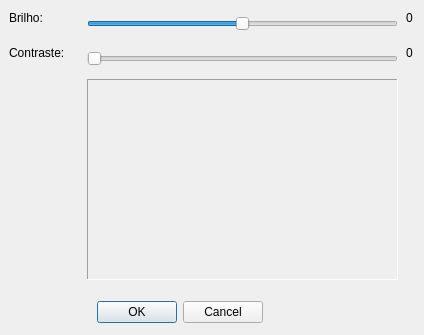
<?xml version="1.0" encoding="UTF-8"?>
<ui version="4.0">
 <class>DialogBrilhoContraste</class>
 <widget class="QDialog" name="DialogBrilhoContraste">
  <property name="geometry">
   <rect>
    <x>0</x>
    <y>0</y>
    <width>424</width>
    <height>335</height>
   </rect>
  </property>
  <property name="windowTitle">
   <string>Ajuste de brilho e contraste</string>
  </property>
  <widget class="QLabel" name="labelValorContraste">
   <property name="geometry">
    <rect>
     <x>406</x>
     <y>44</y>
     <width>16</width>
     <height>17</height>
    </rect>
   </property>
   <property name="text">
    <string>0</string>
   </property>
  </widget>
  <widget class="QDialogButtonBox" name="buttonBox">
   <property name="geometry">
    <rect>
     <x>87</x>
     <y>299</y>
     <width>176</width>
     <height>27</height>
    </rect>
   </property>
   <property name="orientation">
    <enum>Qt::Horizontal</enum>
   </property>
   <property name="standardButtons">
    <set>QDialogButtonBox::Cancel|QDialogButtonBox::Ok</set>
   </property>
  </widget>
  <widget class="QSlider" name="horizontalSliderBrilho">
   <property name="geometry">
    <rect>
     <x>87</x>
     <y>9</y>
     <width>311</width>
     <height>29</height>
    </rect>
   </property>
   <property name="minimum">
    <number>-127</number>
   </property>
   <property name="maximum">
    <number>127</number>
   </property>
   <property name="orientation">
    <enum>Qt::Horizontal</enum>
   </property>
  </widget>
  <widget class="QLabel" name="labelBrilho">
   <property name="geometry">
    <rect>
     <x>9</x>
     <y>9</y>
     <width>45</width>
     <height>17</height>
    </rect>
   </property>
   <property name="text">
    <string>Brilho:</string>
   </property>
  </widget>
  <widget class="QSlider" name="horizontalSliderContraste">
   <property name="geometry">
    <rect>
     <x>87</x>
     <y>44</y>
     <width>311</width>
     <height>29</height>
    </rect>
   </property>
   <property name="minimum">
    <number>0</number>
   </property>
   <property name="maximum">
    <number>127</number>
   </property>
   <property name="singleStep">
    <number>1</number>
   </property>
   <property name="orientation">
    <enum>Qt::Horizontal</enum>
   </property>
  </widget>
  <widget class="QLabel" name="labelValorBrilho">
   <property name="geometry">
    <rect>
     <x>406</x>
     <y>9</y>
     <width>16</width>
     <height>17</height>
    </rect>
   </property>
   <property name="text">
    <string>0</string>
   </property>
  </widget>
  <widget class="QLabel" name="labelContraste">
   <property name="geometry">
    <rect>
     <x>9</x>
     <y>44</y>
     <width>72</width>
     <height>17</height>
    </rect>
   </property>
   <property name="text">
    <string>Contraste:</string>
   </property>
  </widget>
  <widget class="QLabel" name="labelBrilhoContraste">
   <property name="enabled">
    <bool>true</bool>
   </property>
   <property name="geometry">
    <rect>
     <x>87</x>
     <y>79</y>
     <width>311</width>
     <height>201</height>
    </rect>
   </property>
   <property name="frameShape">
    <enum>QFrame::Panel</enum>
   </property>
   <property name="frameShadow">
    <enum>QFrame::Sunken</enum>
   </property>
   <property name="text">
    <string/>
   </property>
   <property name="scaledContents">
    <bool>true</bool>
   </property>
  </widget>
 </widget>
 <resources/>
 <connections>
  <connection>
   <sender>buttonBox</sender>
   <signal>accepted()</signal>
   <receiver>DialogBrilhoContraste</receiver>
   <slot>accept()</slot>
   <hints>
    <hint type="sourcelabel">
     <x>248</x>
     <y>254</y>
    </hint>
    <hint type="destinationlabel">
     <x>157</x>
     <y>274</y>
    </hint>
   </hints>
  </connection>
  <connection>
   <sender>buttonBox</sender>
   <signal>rejected()</signal>
   <receiver>DialogBrilhoContraste</receiver>
   <slot>reject()</slot>
   <hints>
    <hint type="sourcelabel">
     <x>316</x>
     <y>260</y>
    </hint>
    <hint type="destinationlabel">
     <x>286</x>
     <y>274</y>
    </hint>
   </hints>
  </connection>
 </connections>
</ui>
